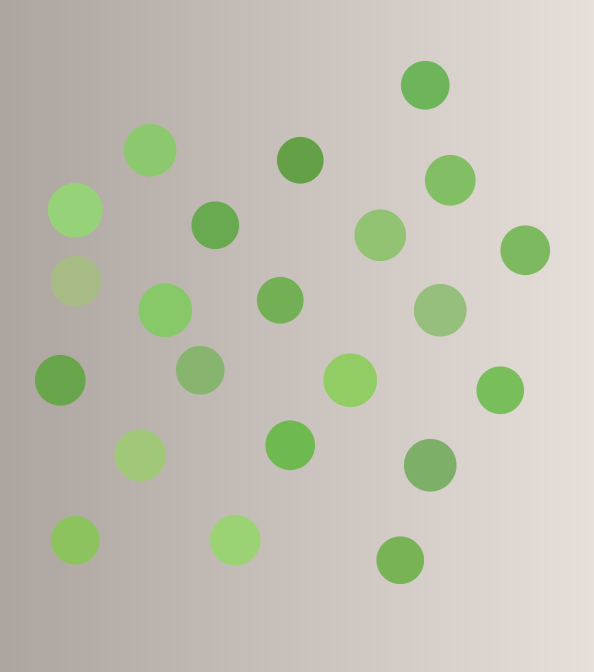
//> input picture lessons/opencv/素材/synth_balls.png, 1187 x 1343 px (shown at 1/2 size)
$ ./2.1-smooth_denoise   (built with g++ and OpenCV 4)
//> lines starting //> are read from the running program, lines starting //| are printed output that depends on the picture; after the words box and inside, x2 and y2 are one past the last pixel; in counts of white or black regions, pixels touching at a corner belong together
//> further down, clean is the input picture: 1343 rows x 1187 cols, CV_8UC3; mean B, G, R 178.9, 193.8, 193.9
#include <iostream>
#include <string>

#include <opencv2/core.hpp>
#include <opencv2/imgproc.hpp>
#include <opencv2/imgcodecs.hpp>

namespace {

cv::Mat add_gaussian_noise(const cv::Mat& source, double sigma) {
//> called with sigma = 14
    cv::Mat noisy = source.clone();
    cv::RNG rng(20261021);
    for (int y = 0; y < noisy.rows; ++y) {
        for (int x = 0; x < noisy.cols; ++x) {
            cv::Vec3b& pixel = noisy.at<cv::Vec3b>(y, x);
            for (int c = 0; c < 3; ++c) {
                pixel[c] = cv::saturate_cast<uchar>(
                    static_cast<double>(pixel[c]) + rng.gaussian(sigma));
            }
        }
    }
    return noisy;
}

cv::Mat add_salt_pepper(const cv::Mat& source, int count) {
//> called with count = 5313
    cv::Mat noisy = source.clone();
    cv::RNG rng(20261022);
    for (int i = 0; i < count; ++i) {
        const int x = rng.uniform(1, noisy.cols - 1);
        const int y = rng.uniform(1, noisy.rows - 1);
        const cv::Scalar color =
            (i % 2 == 0) ? cv::Scalar(0, 0, 0) : cv::Scalar(255, 255, 255);
        cv::rectangle(noisy, cv::Rect(x - 1, y - 1, 3, 3), color,
                      cv::FILLED);
    }
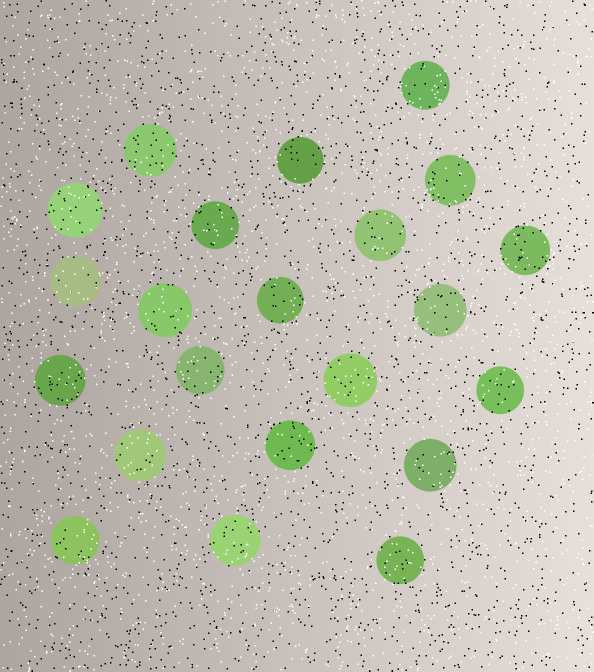
//> noisy: 1343 rows x 1187 cols, CV_8UC3 (shown at 1/2 size); 2.96% of pixels changed, all inside (x1, y1, x2, y2) = (0, 0, 1187, 1343)
    return noisy;
}

double mean_abs_diff(const cv::Mat& a, const cv::Mat& b) {
    cv::Mat diff;
    cv::absdiff(a, b, diff);
    cv::Mat gray;
    cv::cvtColor(diff, gray, cv::COLOR_BGR2GRAY);
    return cv::mean(gray)[0];
}

double measure_ms(const cv::Mat& input, int mode) {
    cv::Mat output;
    const int repeats = 5;
    const int64 start = cv::getTickCount();
    for (int i = 0; i < repeats; ++i) {
        if (mode == 0) {
            cv::blur(input, output, cv::Size(5, 5));
        } else if (mode == 1) {
            cv::GaussianBlur(input, output, cv::Size(5, 5), 0);
        } else if (mode == 2) {
            cv::medianBlur(input, output, 5);
        } else {
            cv::bilateralFilter(input, output, 9, 50, 50);
        }
    }
    const double ticks = static_cast<double>(cv::getTickCount() - start);
    return ticks * 1000.0 / cv::getTickFrequency() / repeats;
}

void put_label(cv::Mat& panel, const cv::Mat& cell, int col, int row,
               const std::string& text) {
    const int cell_width = 300;
    const int cell_height = 340;
    const int label_height = 28;
    const int x = col * cell_width;
    const int y = row * (cell_height + label_height);
    cv::Mat resized;
    cv::resize(cell, resized, cv::Size(cell_width, cell_height), 0, 0,
               cv::INTER_AREA);
    resized.copyTo(panel(cv::Rect(x, y + label_height, cell_width,
                                  cell_height)));
    cv::rectangle(panel, cv::Rect(x, y, cell_width, label_height),
                  cv::Scalar(245, 245, 245), cv::FILLED);
    cv::putText(panel, text, cv::Point(x + 8, y + 20),
                cv::FONT_HERSHEY_SIMPLEX, 0.55, cv::Scalar(30, 30, 30), 1,
                cv::LINE_AA);
}

}  // namespace

int main() {
    const std::string path = "../素材/synth_balls.png";
    cv::Mat clean = cv::imread(path, cv::IMREAD_COLOR);
    if (clean.empty()) {
        std::cout << "无法读取：" << path << '\n';
        return 1;
    }

    const cv::Mat gaussian_noise = add_gaussian_noise(clean, 14.0);
    const cv::Mat salt_pepper =
        add_salt_pepper(clean, clean.rows * clean.cols / 300);

    cv::Mat blur;
    cv::Mat gaussian;
    cv::Mat median;
    cv::Mat bilateral;
    cv::blur(gaussian_noise, blur, cv::Size(5, 5));
    cv::GaussianBlur(gaussian_noise, gaussian, cv::Size(5, 5), 0);
    cv::medianBlur(salt_pepper, median, 5);
    cv::bilateralFilter(gaussian_noise, bilateral, 9, 50, 50);

    std::cout << "clean to gaussian noise mae="
              << cv::format("%.2f", mean_abs_diff(clean, gaussian_noise))
              << '\n';
//> in mean_abs_diff, `cv::absdiff(a, b, diff);`:
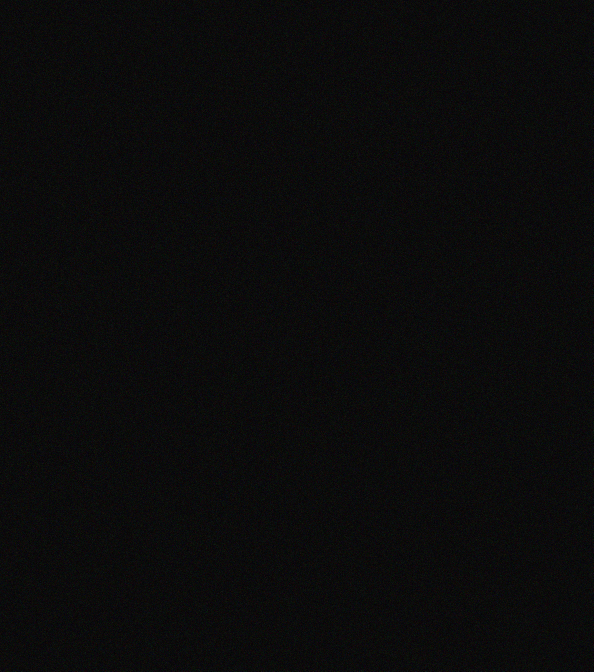
//> diff: 1343 rows x 1187 cols, CV_8UC3 (shown at 1/2 size); mean B, G, R 11.2, 11.2, 11.1
//| clean to gaussian noise mae=11.16
    std::cout << "clean to salt&pepper mae="
              << cv::format("%.2f", mean_abs_diff(clean, salt_pepper))
              << '\n';
//> in mean_abs_diff (call 2), `cv::absdiff(a, b, diff);`:
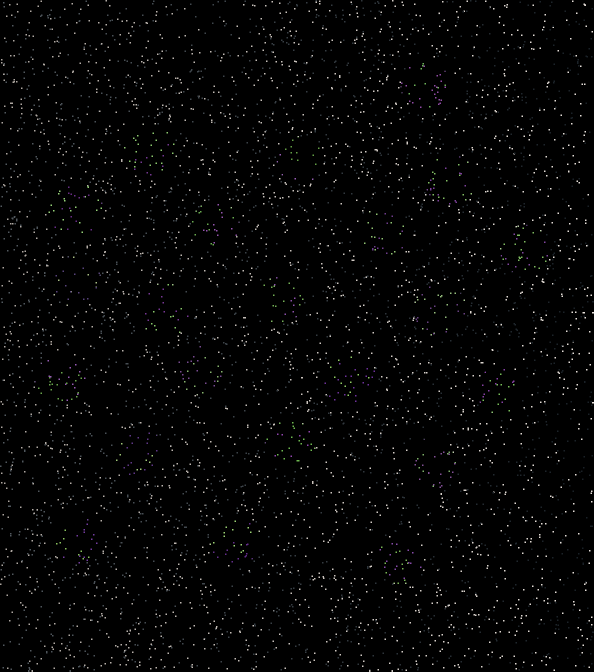
//> diff: 1343 rows x 1187 cols, CV_8UC3 (shown at 1/2 size); mean B, G, R 3.8, 3.8, 3.8
//| clean to salt&pepper mae=3.77
    std::cout << "blur mae="
              << cv::format("%.2f", mean_abs_diff(clean, blur)) << '\n';
//> in mean_abs_diff (call 3), `cv::cvtColor(diff, gray, cv::COLOR_BGR2GRAY);`:
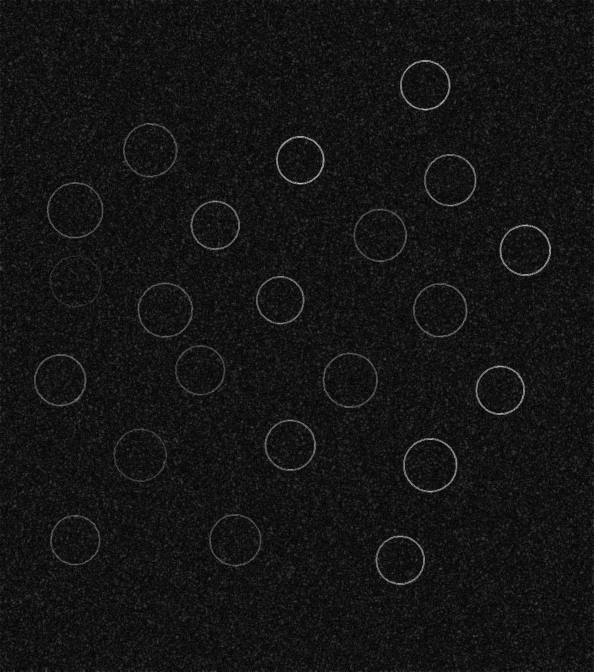
//> gray: 1343 rows x 1187 cols, CV_8UC1 (shown at 1/2 size); min 0, max 29, mean 2.4; drawn with min black and max white
//| blur mae=2.36
    std::cout << "gaussian mae="
              << cv::format("%.2f", mean_abs_diff(clean, gaussian)) << '\n';
//| gaussian mae=3.11
    std::cout << "median on salt&pepper mae="
              << cv::format("%.2f", mean_abs_diff(clean, median)) << '\n';
//| median on salt&pepper mae=0.11
    std::cout << "bilateral mae="
              << cv::format("%.2f", mean_abs_diff(clean, bilateral)) << '\n';
//| bilateral mae=2.48

    std::cout << "time blur="
              << cv::format("%.2f", measure_ms(gaussian_noise, 0)) << " ms\n";
    std::cout << "time gaussian="
              << cv::format("%.2f", measure_ms(gaussian_noise, 1)) << " ms\n";
    std::cout << "time median="
              << cv::format("%.2f", measure_ms(salt_pepper, 2)) << " ms\n";
    std::cout << "time bilateral="
              << cv::format("%.2f", measure_ms(gaussian_noise, 3))
              << " ms\n";

    cv::Mat panel(2 * (340 + 28), 4 * 300, CV_8UC3, cv::Scalar(255, 255, 255));
    put_label(panel, clean, 0, 0, "clean");
//> in put_label, `cv::rectangle(panel, cv::Rect(x, y, cell_width, label_height), cv::Sca..`: panel: 736 rows x 1200 cols, CV_8UC3; mean B, G, R 246.1, 247.8, 247.8
//> in put_label, `cv::putText(panel, text, cv::Point(x + 8, y + 20), cv::FONT_HERSHEY_SI..`: panel: 736 rows x 1200 cols, CV_8UC3; mean B, G, R 246.1, 247.8, 247.8
    put_label(panel, gaussian_noise, 1, 0, "gaussian noise");
//> call 2 of put_label, with col = 1, row = 0, text = "gaussian noise"
//> in put_label (call 2), `cv::rectangle(panel, cv::Rect(x, y, cell_width, label_height), cv::Sca..`: panel: 736 rows x 1200 cols, CV_8UC3; mean B, G, R 237.2, 240.7, 240.7
//> in put_label (call 2), `cv::putText(panel, text, cv::Point(x + 8, y + 20), cv::FONT_HERSHEY_SI..`:
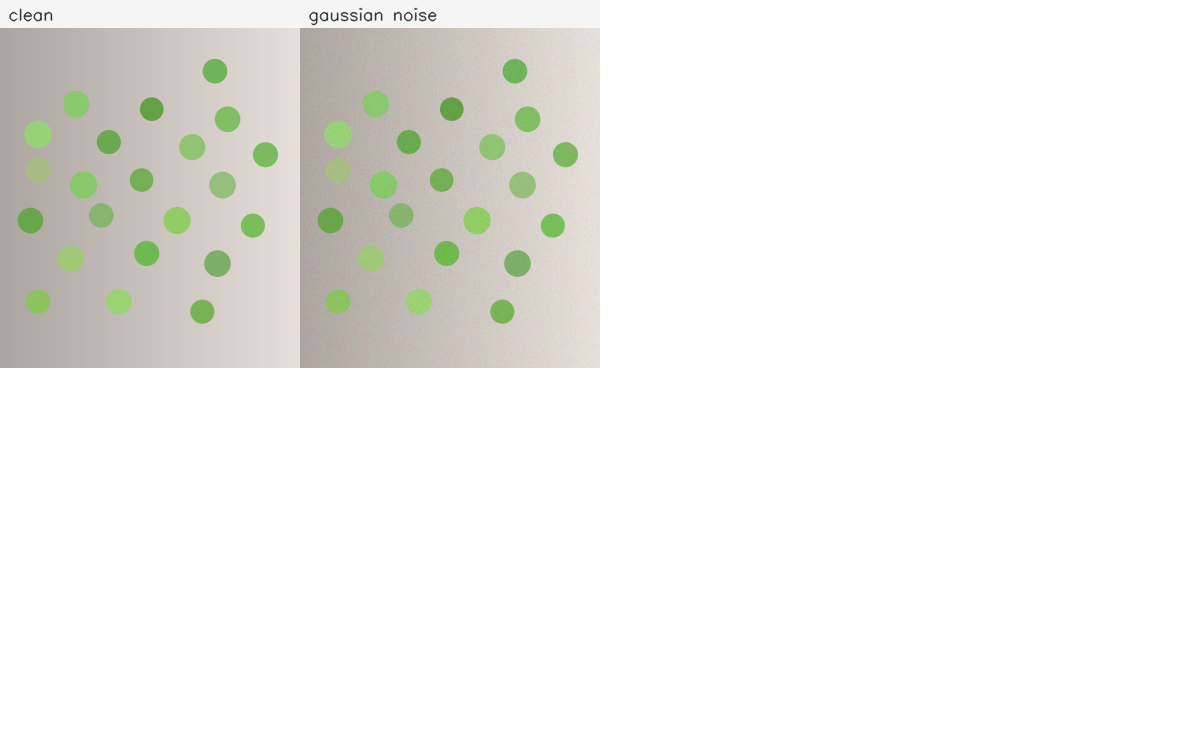
//> panel: 736 rows x 1200 cols, CV_8UC3; mean B, G, R 237.1, 240.6, 240.6
    put_label(panel, salt_pepper, 2, 0, "salt & pepper");
//> call 3 of put_label, with col = 2, row = 0, text = "salt & pepper"
//> in put_label (call 3), `cv::resize(cell, resized, cv::Size(cell_width, cell_height), 0, 0, cv:..`:
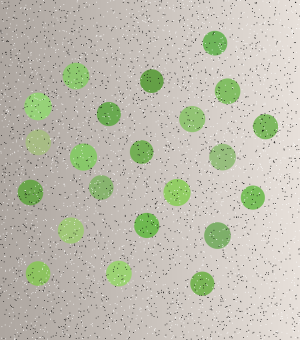
//> resized: 340 rows x 300 cols, CV_8UC3; mean B, G, R 177.4, 191.9, 191.9
//> in put_label (call 3), `cv::rectangle(panel, cv::Rect(x, y, cell_width, label_height), cv::Sca..`: panel: 736 rows x 1200 cols, CV_8UC3; mean B, G, R 228, 233.2, 233.2
    put_label(panel, blur, 3, 0, "blur 5x5");
//> in put_label (call 4), `cv::rectangle(panel, cv::Rect(x, y, cell_width, label_height), cv::Sca..`: panel: 736 rows x 1200 cols, CV_8UC3; mean B, G, R 219.1, 225.9, 226
//> in put_label (call 4), `cv::putText(panel, text, cv::Point(x + 8, y + 20), cv::FONT_HERSHEY_SI..`: panel: 736 rows x 1200 cols, CV_8UC3; mean B, G, R 219, 225.9, 225.9
    put_label(panel, gaussian, 0, 1, "gaussian 5x5");
//> in put_label (call 5), `cv::rectangle(panel, cv::Rect(x, y, cell_width, label_height), cv::Sca..`: panel: 736 rows x 1200 cols, CV_8UC3; mean B, G, R 210.1, 218.7, 218.8
    put_label(panel, median, 1, 1, "median 5 on salt");
//> in put_label (call 6), `cv::rectangle(panel, cv::Rect(x, y, cell_width, label_height), cv::Sca..`: panel: 736 rows x 1200 cols, CV_8UC3; mean B, G, R 201.2, 211.5, 211.5
    put_label(panel, bilateral, 2, 1, "bilateral 9");
//> in put_label (call 7), `cv::rectangle(panel, cv::Rect(x, y, cell_width, label_height), cv::Sca..`: panel: 736 rows x 1200 cols, CV_8UC3; mean B, G, R 192.2, 204.2, 204.3
    put_label(panel, clean, 3, 1, "clean (reference)");
//> in put_label (call 8), `resized.copyTo(panel(cv::Rect(x, y + label_height, cell_width, cell_he..`:
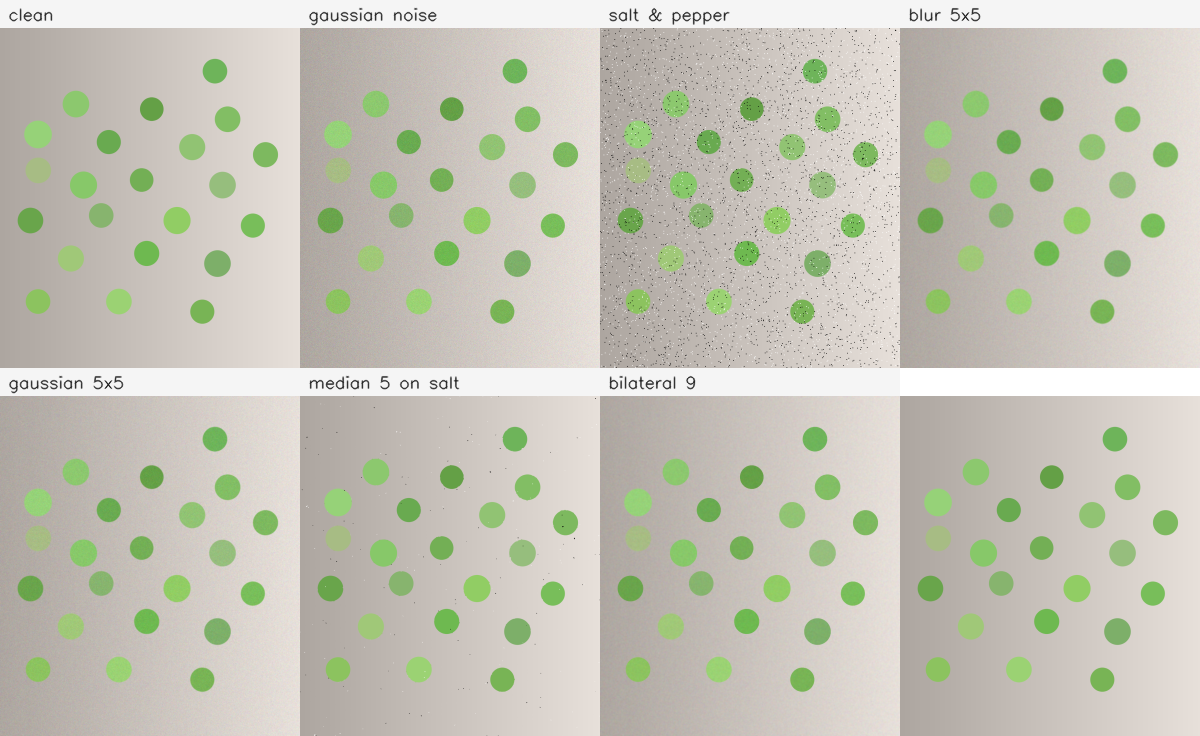
//> panel: 736 rows x 1200 cols, CV_8UC3; mean B, G, R 183.3, 197.1, 197.1

    const bool saved = cv::imwrite("out_smooth.png", panel);
    std::cout << "saved out_smooth.png: " << (saved ? "yes" : "no") << '\n';
//| saved out_smooth.png: yes
    return 0;
}
